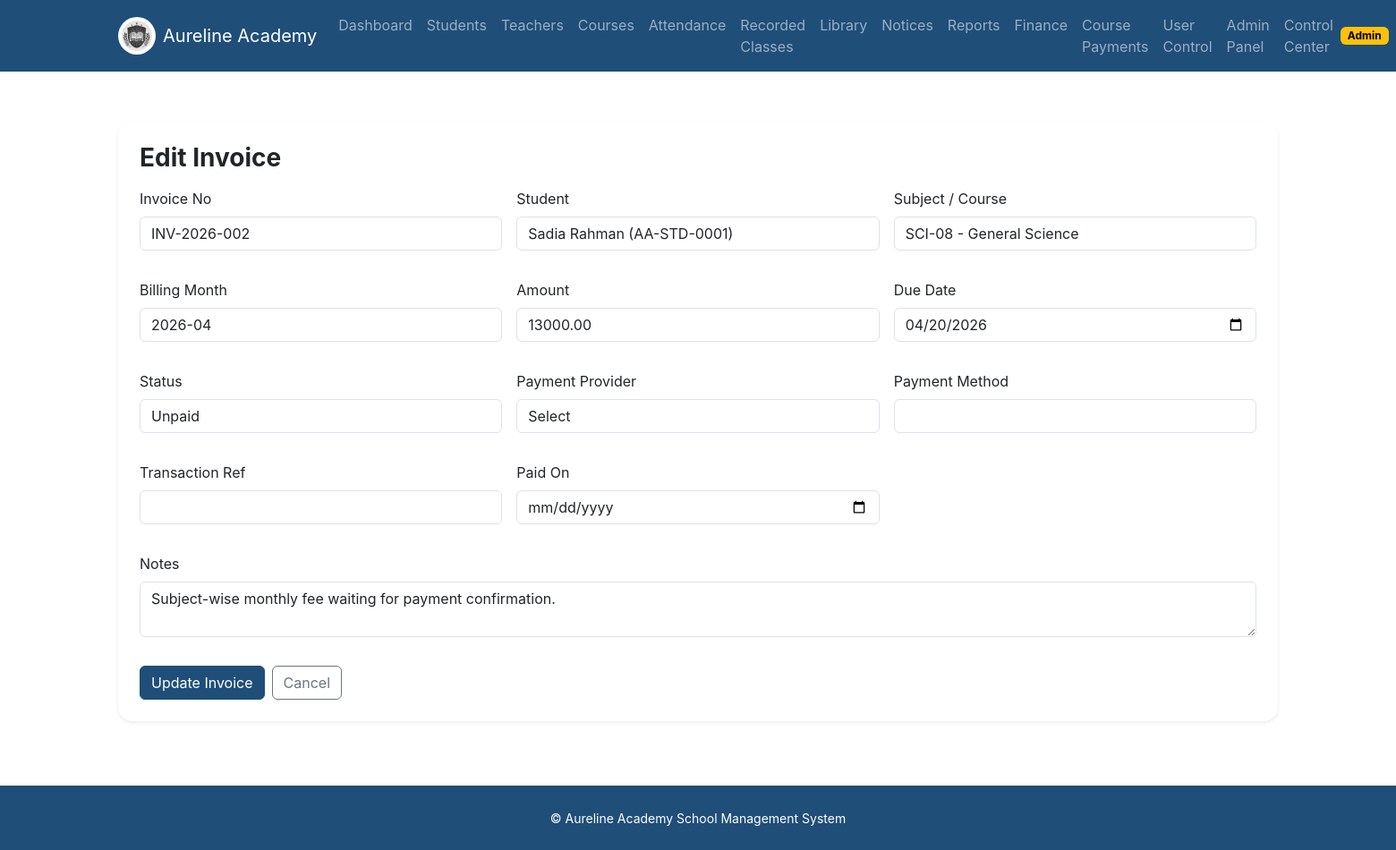
Page /finance/2/edit (signed in) on the committed database.
### app/models.py (models this page shows, shortened)
class TimestampMixin:
    created_at = db.Column(db.DateTime, default=datetime.utcnow, nullable=False)
    updated_at = db.Column(db.DateTime, default=datetime.utcnow, onupdate=datetime.utcnow, nullable=False)

class User(UserMixin, TimestampMixin, db.Model):
    id = db.Column(db.Integer, primary_key=True)
    full_name = db.Column(db.String(120), nullable=False)
    email = db.Column(db.String(120), unique=True, nullable=False, index=True)
    password_hash = db.Column(db.String(255), nullable=False)
    role = db.Column(db.String(20), nullable=False, index=True)
    phone = db.Column(db.String(20))
    is_active = db.Column(db.Boolean, default=True, nullable=False)
    approval_status = db.Column(db.String(20), default="approved", nullable=False, index=True)
    registration_source = db.Column(db.String(20), default="admin_created", nullable=False)
    approved_at = db.Column(db.DateTime)
    approved_by_user_id = db.Column(db.Integer, db.ForeignKey("user.id"))
    approved_by = db.relationship("User", remote_side=[id], backref="approved_users")
    student_profile = db.relationship("StudentProfile", back_populates="user", uselist=False, cascade="all, delete-orphan")
    teacher_profile = db.relationship("TeacherProfile", back_populates="user", uselist=False, cascade="all, delete-orphan")
    submitted_course_requests = db.relationship("CourseRequest", foreign_keys="CourseRequest.requester_user_id", back_populates="requester")
    reviewed_course_requests = db.relationship("CourseRequest", foreign_keys="CourseRequest.reviewed_by_user_id", back_populates="reviewed_by")
    def get_role_badge(self):
        return self.role.title()
    def get_status_badge(self):
        return self.approval_status.title()

class Invoice(TimestampMixin, db.Model):
    id = db.Column(db.Integer, primary_key=True)
    invoice_no = db.Column(db.String(50), unique=True, nullable=False, index=True)
    student_id = db.Column(db.Integer, db.ForeignKey("student_profile.id"), nullable=False)
    course_id = db.Column(db.Integer, db.ForeignKey("course.id"))
    amount = db.Column(db.Numeric(10, 2), nullable=False)
    due_date = db.Column(db.Date, nullable=False)
    billing_month = db.Column(db.String(20), index=True)
    status = db.Column(db.String(30), default="unpaid", nullable=False)
    payment_provider = db.Column(db.String(30))
    payment_method = db.Column(db.String(30))
    transaction_ref = db.Column(db.String(120))
    paid_on = db.Column(db.Date)
    notes = db.Column(db.Text)
    reminder_sent_at = db.Column(db.DateTime)
    student = db.relationship("StudentProfile", back_populates="invoices")
    course = db.relationship("Course", back_populates="invoices")

### app/finance/routes.py (the view, shortened to what this page needs)
@finance_bp.route("/<int:invoice_id>/edit", methods=["GET", "POST"])
@login_required
@roles_required("admin")
def edit_invoice(invoice_id):
    invoice = Invoice.query.get_or_404(invoice_id)
    form = InvoiceForm(obj=invoice)
    form.student_id.choices = _student_choices()
    form.course_id.choices = _course_choices()
    if request.method == "GET":
        form.student_id.data = invoice.student_id
        form.course_id.data = invoice.course_id or 0
    return render_template("finance/form.html", form=form, title="Edit Invoice", submit_label="Update Invoice")

### app/finance/routes.py (called while the page is built)
def _student_choices():
    return [
        (student.id, f"{student.user.full_name} ({student.admission_no})")
        for student in StudentProfile.query.order_by(StudentProfile.admission_no.asc()).all()
    ]

def _course_choices():
    return [(0, 'General / No Subject')] + [
        (course.id, f"{course.code} - {course.title}")
        for course in Course.query.order_by(Course.code.asc()).all()
    ]

### app/models.py (called while the page is built)
@login_manager.user_loader
def load_user(user_id):
    return db.session.get(User, int(user_id))

### app/templates/finance/form.html (shortened to what this page needs)
{% extends 'base.html' %}
{% from 'macros/forms.html' import render_field %}
{% block content %}
<section class="py-4"><div class="container"><div class="card border-0 shadow-sm rounded-4"><div class="card-body p-4"><h1 class="h3 fw-bold mb-3">{{ title }}</h1><form method="post" novalidate>{{ form.hidden_tag() }}<div class="row g-3"><div class="col-md-4">{{ render_field(form.invoice_no) }}</div><div class="col-md-4">{{ render_field(form.student_id) }}</div><div class="col-md-4">{{ render_field(form.course_id) }}</div><div class="col-md-4">{{ render_field(form.billing_month) }}</div><div class="col-md-4">{{ render_field(form.amount) }}</div><div class="col-md-4">{{ render_field(form.due_date) }}</div><div class="col-md-4">{{ render_field(form.status) }}</div><div class="col-md-4">{{ render_field(form.payment_provider) }}</div><div class="col-md-4">{{ render_field(form.payment_method) }}</div><div class="col-md-4">{{ render_field(form.transaction_ref) }}</div><div class="col-md-4">{{ render_field(form.paid_on) }}</div><div class="col-12">{{ render_field(form.notes) }}</div></div><div class="mt-3 d-flex gap-2"><button class="btn btn-primary">{{ submit_label }}</button><a class="btn btn-outline-secondary" href="{{ url_for('finance.overview') }}">Cancel</a></div></form></div></div></div></section>
{% endblock %}

### app/templates/base.html (shortened to what this page needs)
<!doctype html>
<html lang="en">
<head>
  <link rel="stylesheet" href="https://cdn.jsdelivr.net/npm/bootstrap@5.3.3/dist/css/bootstrap.min.css">
  <link rel="stylesheet" href="{{ url_for('static', filename='css/style.css') }}">
</head>
<body>
<nav class="navbar navbar-expand-lg navbar-dark aureline-nav sticky-top">
  <div class="container">
    <a class="navbar-brand d-flex align-items-center gap-2" href="{{ url_for('main.index') }}">
      <img src="{{ url_for('static', filename='img/aureline-logo.png') }}" alt="Aureline Academy" width="42" height="42" class="rounded-circle bg-white p-1">
      <span>Aureline Academy</span>
    </a>
    <div class="collapse navbar-collapse" id="mainNav">
      {% if current_user.is_authenticated %}
      <ul class="navbar-nav me-auto mb-2 mb-lg-0">
        <li class="nav-item"><a class="nav-link" href="{{ url_for('dashboard.home') }}">Dashboard</a></li>
        {% if current_user.role in ['admin', 'teacher'] %}
        <li class="nav-item"><a class="nav-link" href="{{ url_for('students.list_students') }}">Students</a></li>
        <li class="nav-item"><a class="nav-link" href="{{ url_for('teachers.list_teachers') }}">Teachers</a></li>
        <li class="nav-item"><a class="nav-link" href="{{ url_for('courses.list_courses') }}">Courses</a></li>
        <li class="nav-item"><a class="nav-link" href="{{ url_for('attendance.list_attendance') }}">Attendance</a></li>
        <li class="nav-item"><a class="nav-link" href="{{ url_for('integrations.recordings_library') }}">Recorded Classes</a></li>
        <li class="nav-item"><a class="nav-link" href="{{ url_for('library.catalog') }}">Library</a></li>
        <li class="nav-item"><a class="nav-link" href="{{ url_for('communication.notices') }}">Notices</a></li>
        <li class="nav-item"><a class="nav-link" href="{{ url_for('reports.summary') }}">Reports</a></li>
        {% endif %}
        {% if current_user.role == 'admin' %}
        <li class="nav-item"><a class="nav-link" href="{{ url_for('finance.overview') }}">Finance</a></li>
        <li class="nav-item"><a class="nav-link" href="{{ url_for('finance.course_requests_admin') }}">Course Payments</a></li>
        <li class="nav-item"><a class="nav-link" href="{{ url_for('auth.pending_users') }}">User Control</a></li>
        <li class="nav-item"><a class="nav-link" href="{{ url_for('admin.index') }}">Admin Panel</a></li>
        <li class="nav-item"><a class="nav-link" href="{{ url_for('dashboard.admin_hub') }}">Control Center</a></li>
        {% endif %}
      </ul>
      <div class="d-flex align-items-center gap-2">
        <span class="badge text-bg-warning">{{ current_user.get_role_badge() }}</span>
      </div>
      {% else %}
      <div class="ms-auto d-flex gap-2">
        <a class="btn btn-outline-light btn-sm" href="{{ url_for('auth.login') }}">Login</a>
        <a class="btn btn-warning btn-sm" href="{{ url_for('auth.register') }}">Student Register</a>
      </div>
      {% endif %}
    </div>
  </div>
</nav>
<main>
  <div class="container py-3">
  </div>
  {% block content %}{% endblock %}
</main>
<footer class="py-4 text-center text-white aureline-footer mt-5">
  <small>© Aureline Academy School Management System</small>
</footer>
</body>
</html>

### app/templates/macros/forms.html (shortened to what this page needs)
{% macro render_field(field) %}
  <div class="mb-3">
    {{ field.label(class="form-label") }}
    {{ field(class="form-control") }}
  </div>
{% endmacro %}

### app/static/css/style.css (style rules this page uses)
:root { --aureline-primary: #1f4e79; --aureline-secondary: #f4b400; --aureline-bg: #f6f9fc; --aureline-text: #1f2937; }
body { font-family: Inter, "Segoe UI", sans-serif; color: var(--aureline-text); background: #ffffff; }
.aureline-nav, .aureline-footer { background: var(--aureline-primary); }
.btn-primary { background: var(--aureline-primary); border-color: var(--aureline-primary); }
.card { overflow: hidden; }

### rows in the picture
User: get_role_badge "Admin"
Invoice: invoice_no "INV-2026-002", student_id "Sadia Rahman (AA-STD-0001)", course_id "SCI-08 - General Science", billing_month "2026-04", amount "13000.00", due_date "04/20/2026", status "Unpaid", payment_provider "Select", notes "Subject-wise monthly fee waiting for payment confirmation."

### other values in the picture
{{ title }} "Edit Invoice"
{{ field.label(class="form-label") }} "Invoice No Student Subject / Course Billing Month Amount Due Date Status Payment Provider Payment Method Transaction Ref Paid On Notes"
{{ submit_label }} "Update Invoice"
